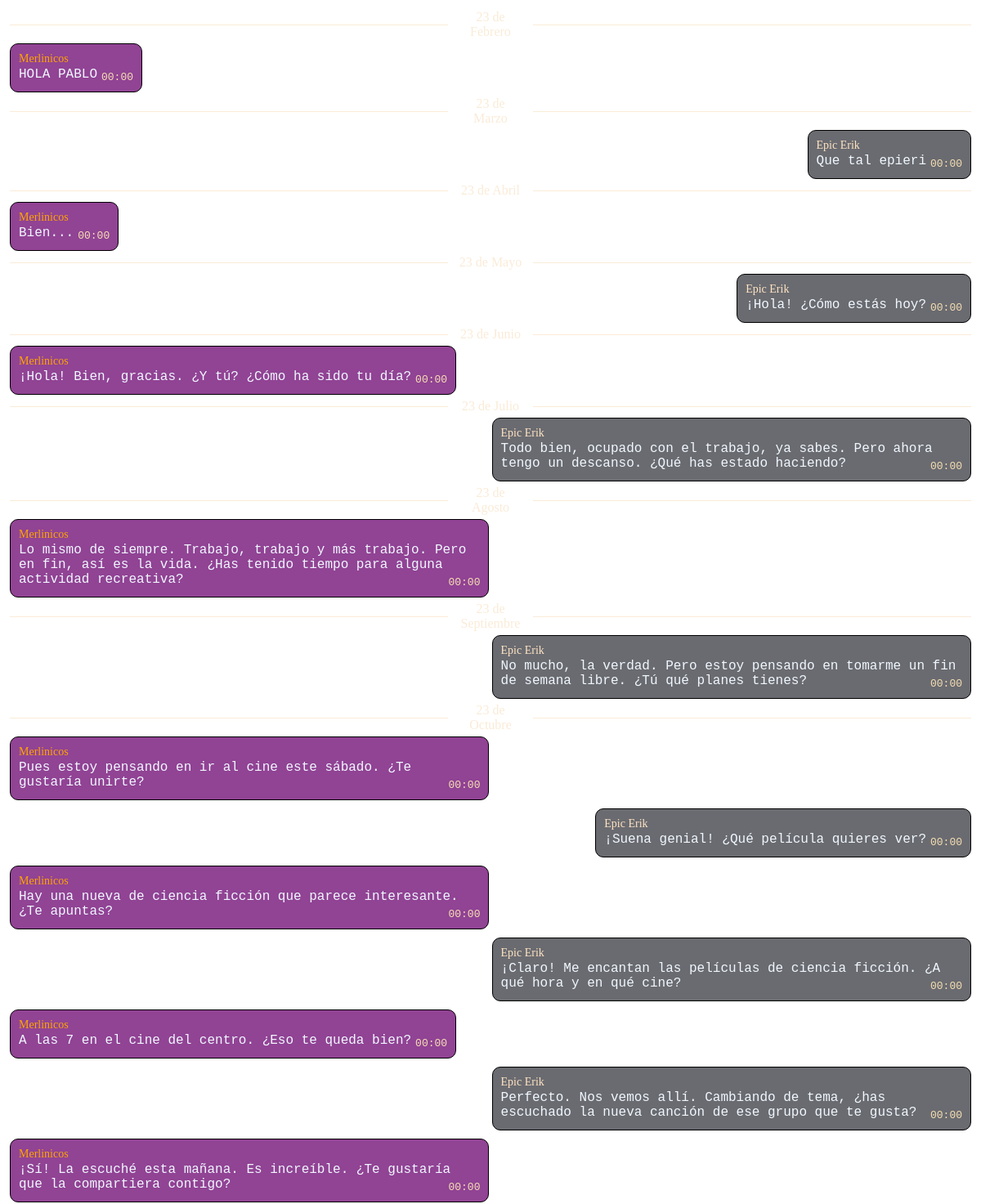
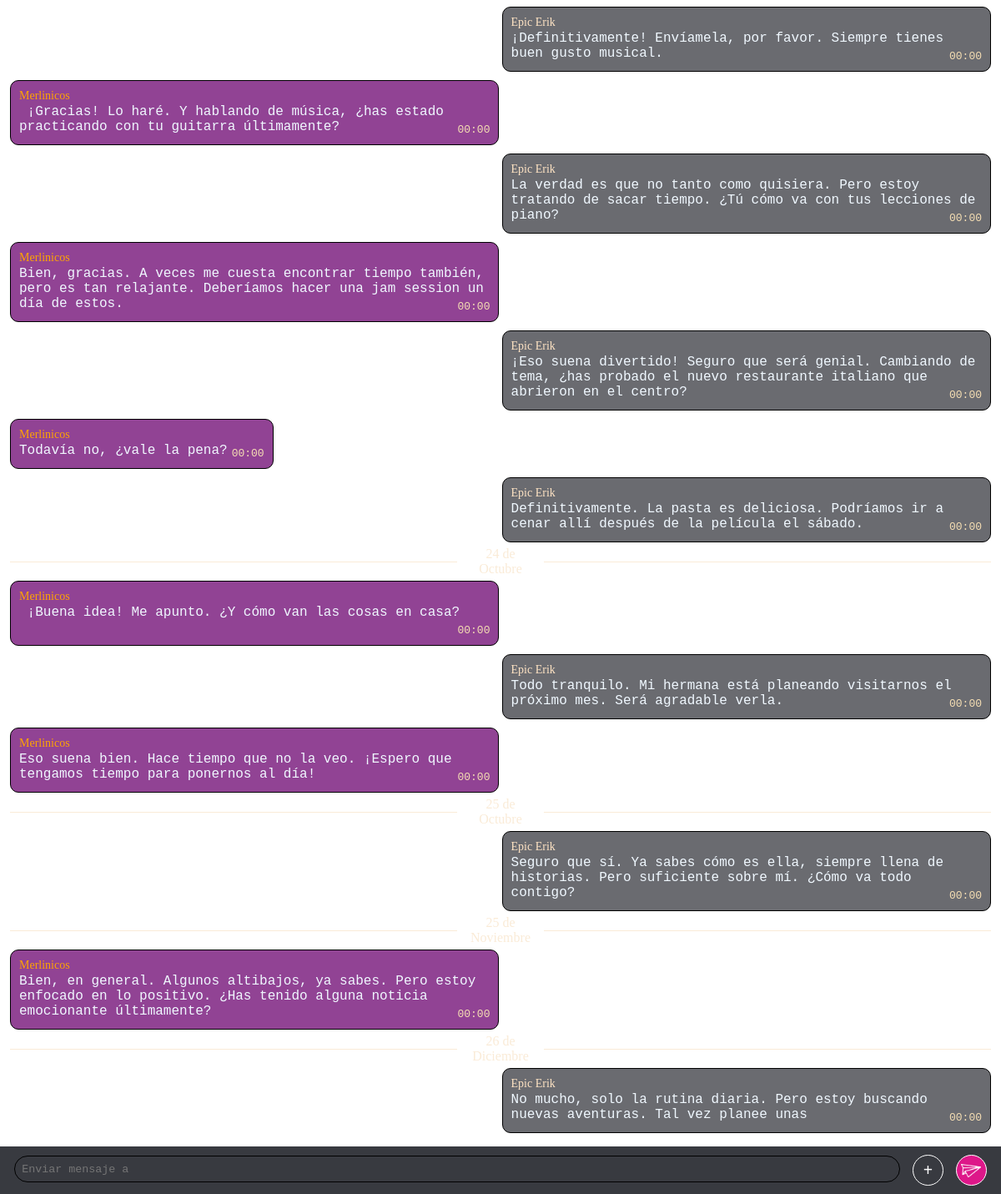
Screenshot of /pages/chat.php?conversacion=1 (signed in) with the database file from the repository (2 pictures, top to bottom).
### tables this page shows
CREATE TABLE Mensaje(
    ID_usuario int,
	Num_Mensaje int AUTO_INCREMENT,
	ID_conversacion int,
    Fecha DATETIME,
    Cuerpo varchar(600),
    Tipo varchar(20),
    foreign key (ID_usuario) references Usuario(ID_usuario) ON DELETE CASCADE,
    foreign key (ID_conversacion) references Conversacion(ID_conversacion) ON DELETE CASCADE,
    primary key(Num_Mensaje, ID_Conversacion, ID_usuario) 
);

CREATE TABLE Usuario (
    ID_usuario int AUTO_INCREMENT PRIMARY KEY,
    NombreUsuario varchar(25) UNIQUE,
	Contraseña varchar(100),
    Correo varchar(50) UNIQUE,
    Telefono varchar(9),
	Tipo varchar(25),
    rutaImagenPerfil varchar(66),
	Valoracion varchar(10)
);

### storage/classes/DbConector.php (called while the page is built, shortened)
<?php
require_once($_SERVER["DOCUMENT_ROOT"]."/storage/data.php");
class DbConector {
    private $db = "";
    private static $instance;
    public static function singleton()
    {
        if (!isset(self::$instance)) {
            self::$instance = new self();
        }
        return self::$instance;
    }
    private function __construct() {
        $this->db = new PDO($this::DB_DATA, $this::USERNAME, $this::PASSWD);
    }
    public function getUsernameFromChat($chatId, $currentUserId) {
        $consulta = $this->db->prepare("select NombreUsuario from Conversacion, Usuario where (Conversacion.ID_conversacion = :id_chat) and
        (Usuario.ID_usuario = Conversacion.ID_usuario2 or Usuario.ID_usuario = Conversacion.ID_usuario1) and
        Usuario.NombreUsuario not like (select NombreUsuario from Usuario where ID_usuario = :id_usuario)");
        $consulta->bindParam(":id_usuario", $currentUserId, PDO::PARAM_INT);
        $consulta->bindParam(":id_chat", $chatId, PDO::PARAM_INT);
        $results = $consulta->execute();
        $data = $consulta->fetch(PDO::FETCH_NUM);
        return $data[0];
    }
    public function getUsernameById($userId) {
        $consulta = $this->db->prepare("select NombreUsuario from Usuario where ID_usuario = :id_usuario");
        $consulta->bindParam(":id_usuario", $userId, PDO::PARAM_INT);
        $results = $consulta->execute();
        $data = $consulta->fetch(PDO::FETCH_NUM);
        return $data[0];
    }
    public function getMessages($idChat) {
        $consulta = $this->db->prepare("select * from Mensaje where ID_conversacion = :id_chat");
        $consulta->bindParam(":id_chat", $idChat, PDO::PARAM_INT);
        $results = $consulta->execute();
        $data = $consulta->fetchAll(PDO::FETCH_NUM);
        return $data;
    }
}
?>

### storage/data.php (called while the page is built, shortened)
<?php
require_once($_SERVER["DOCUMENT_ROOT"]."/storage/classes/DbConector.php");
require_once($_SERVER["DOCUMENT_ROOT"]."/storage/classes/CurrentUser.php");
function obtenerHoraDeFecha($fecha){
    return substr($fecha, 11,5);
}
function obtenerFechaDeMensaje($fecha){
    $date =  new DateTime(substr($fecha, 0,10));
    $mes = monthToSpanish($date->format("F"));
    return $date->format("d")." de ".$mes;
}
function monthToSpanish(string $month) {
    $palabra = "error";
    switch (strtolower($month)) {
        case "february":
            $palabra = "Febrero";
            break;
        case "march":
            $palabra = "Marzo";
            break;
        case "april":
            $palabra = "Abril";
            break;
        case "may":
            $palabra = "Mayo";
            break;
        case "june":
            $palabra = "Junio";
            break;
        case "july":
            $palabra = "Julio";
            break;
        case "august":
            $palabra = "Agosto";
            break;
        case "september":
            $palabra = "Septiembre";
            break;
        case "october":
            $palabra = "Octubre";
            break;
        case "november":
            $palabra = "Noviembre";
            break;
        case "december":
            $palabra = "Diciembre";
            break;
    }
    return $palabra;
}
?>

### storage/classes/CurrentUser.php (called while the page is built, shortened)
<?php
class CurrentUser {
    static function getConfig() {
        return $_SESSION["user"][0];
    }
}
?>

### public/pages/chat.php (the view, shortened to what this page needs)
<?php
require_once("../../storage/data.php");
$user = CurrentUser::getConfig();
$consultor = DbConector::singleton();
$fechaMensaje = 0;
$messages = $consultor->getMessages($_GET['conversacion']);
$otherUserName = $consultor->getUsernameFromChat($_GET['conversacion'], $user["ID_usuario"]);
?>
<!DOCTYPE html>
<html lang="es">
<head>
    <link rel="stylesheet" href="../styles/chat.css">
</head>
<body onload="init()">
    <div id="cuerpo">
        <div id="contenido">
            <div id="mensajes">
                <?php foreach ($messages as $key => $mensaje) { ?>
                    <?php if ($fechaMensaje != obtenerFechaDeMensaje($mensaje[3])) { ?>
                        <span class="fecha"><hr><span><?php echo obtenerFechaDeMensaje($mensaje[3])?></span><hr></span>
                        <?php $fechaMensaje = obtenerFechaDeMensaje($mensaje[3]);?>
                    <?php }?>
                    <div class="mensaje <?=($mensaje[0] == $user["ID_usuario"]) ? "propio" : "ajeno" ?>">
                        <div class="remitente"><?= $consultor->getUsernameById($mensaje[0])?></div>
                        <pre class="contenedorTexto"><?php if($mensaje[5]==="texto"){ ?><span class="texto"><?=htmlspecialchars($mensaje[4])?></span><div class="horaMensaje"><span><?=obtenerHoraDeFecha($mensaje[3])?></span></div><?php }else if($mensaje[5]==="imagen"){ ?><img class="imagen" src="<?=htmlspecialchars($mensaje[4])?>"><div class="horaImagen"><span><?=obtenerHoraDeFecha($mensaje[3])?></span></div><?php } ?></pre>
                    </div>
                <?php } ?>
            </div>
            <div id="contenedorBarraMensaje">
                <form id="formulario" method="post" action="chat.php?conversacion=<?=$_GET['conversacion'] ?>">
                    <textarea name="mensajeEscrito" placeholder="Enviar mensaje a <?=$otherUserName?>" id="cajaMensaje"></textarea>
                </form>
                <div id="enviarRecurso" class="contFuncionBarra recurso"><span class="funcionBarra">+</span></div>
                <div id="enviarMsg" class="contFuncionBarra enter"><img src="../resources/avion.png"></div>
            </div>
        </div>
    </div>
</body>
</html>

### public/styles/chat.css (style rules this page uses)
* { padding: 0px; margin: 0px; background-color: rgba(0,0,0,0); scrollbar-width: 0; }
#cuerpo { position: relative; z-index: 0; height: 100vh; width: 100%; }
#contenedorBarraMensaje { position: fixed; bottom: 0; background-color: #383A40; height: max-content; width: 100%; display: flex; align-items: center; justify-content: space-around; padding: 10px; box-sizing: border-box; }
#formulario { padding: 0px; margin: 0px; width: 90%; height: fit-content; box-sizing: border-box; }
#cajaMensaje { background-color: transparent; color: lavender; border: 1px solid black; width: 100%; padding: .5rem; height: 2rem; max-height: 6rem; border-radius: 20px; overflow: hidden; overflow-y: scroll; display: inline-block; scrollbar-width: 0; resize: none; box-sizing: border-box; }
#contenido { width: 100%; height: 100vh; overflow-x: hidden; }
#mensajes { width: 100%; box-sizing: border-box; padding: 1%; display: flex; flex-direction: column; margin-bottom: 3.5rem; }
.propio { margin-left: auto; color: bisque; }
.ajeno { margin-right: auto; color: orange; background-color: rgba(109, 4, 112, 0.75) !important; }
.mensaje { border: 1px solid black; border-radius: 10px; padding: 10px; width: fit-content; height: min-content; background-color: rgba(56, 58, 64, 0.75); max-width: 48%; margin-top: 5px; margin-bottom: 5px; position: relative; }
.contenedorTexto { white-space: pre-wrap; white-space: -moz-pre-wrap; white-space: -pre-wrap; white-space: -o-pre-wrap; word-wrap: break-word; }
.texto { color: aliceblue; height: fit-content; font-size: 16px; }
.remitente { font-size: 14px; margin-bottom: 2px; }
.horaMensaje { float: right; margin: 5px 0px 0px 5px; }
.horaMensaje > span, .horaImagen > span { color: wheat; }
.contFuncionBarra { display: inline-block; padding: 5px; border-radius: 50%; height: 25px; width: 25px; display: flex; align-items: center; justify-content: center; cursor: pointer; border: 1px solid white; }
.funcionBarra { color: white; font-weight: bolder; font-size: 20px; }
.enter { background-color: #DD1789; display: flex; align-items: center; justify-content: center; }
.enter >img { height: 16px; width: 24.64px; }
.fecha { display: flex; flex-direction: row; justify-content: center; align-items: center; text-align: center; width: 100%; gap:10px; color: antiquewhite; }
.fecha hr { height: 1px; width: 100%; border: none; background-color: antiquewhite; }
.fecha span { width: 15%; padding: 0 2px; }

### rows the page displays
mensaje: ID_usuario.NombreUsuario "Merlinicos", Cuerpo "HOLA PABLO", Fecha "00:00"
mensaje: ID_usuario.NombreUsuario "Epic Erik", Cuerpo "Que tal epieri", Fecha "00:00"
mensaje: ID_usuario.NombreUsuario "Merlinicos", Cuerpo "Bien...", Fecha "00:00"
mensaje: ID_usuario.NombreUsuario "Epic Erik", Cuerpo "¡Hola! ¿Cómo estás hoy?", Fecha "00:00"
mensaje: ID_usuario.NombreUsuario "Merlinicos", Cuerpo "¡Hola! Bien, gracias. ¿Y tú? ¿Cómo ha sido tu día?", Fecha "00:00"
mensaje: ID_usuario.NombreUsuario "Epic Erik", Cuerpo "Todo bien, ocupado con el trabajo, ya sabes. Pero ahora tengo un descanso. ¿Qué has estado haciendo?", Fecha "00:00"
mensaje: ID_usuario.NombreUsuario "Merlinicos", Cuerpo "Lo mismo de siempre. Trabajo, trabajo y más trabajo. Pero en fin, así es la vida. ¿Has tenido tiempo para alguna actividad recreativa?", Fecha "00:00"
mensaje: ID_usuario.NombreUsuario "Epic Erik", Cuerpo "No mucho, la verdad. Pero estoy pensando en tomarme un fin de semana libre. ¿Tú qué planes tienes?", Fecha "00:00"
mensaje: ID_usuario.NombreUsuario "Merlinicos", Cuerpo "Pues estoy pensando en ir al cine este sábado. ¿Te gustaría unirte?", Fecha "00:00"
mensaje: ID_usuario.NombreUsuario "Epic Erik", Cuerpo "¡Suena genial! ¿Qué película quieres ver?", Fecha "00:00"
mensaje: ID_usuario.NombreUsuario "Merlinicos", Cuerpo "Hay una nueva de ciencia ficción que parece interesante. ¿Te apuntas?", Fecha "00:00"
mensaje: ID_usuario.NombreUsuario "Epic Erik", Cuerpo "¡Claro! Me encantan las películas de ciencia ficción. ¿A qué hora y en qué cine?", Fecha "00:00"
mensaje: ID_usuario.NombreUsuario "Merlinicos", Cuerpo "A las 7 en el cine del centro. ¿Eso te queda bien?", Fecha "00:00"
mensaje: ID_usuario.NombreUsuario "Epic Erik", Cuerpo "Perfecto. Nos vemos allí. Cambiando de tema, ¿has escuchado la nueva canción de ese grupo que te gusta?", Fecha "00:00"
mensaje: ID_usuario.NombreUsuario "Merlinicos", Cuerpo "¡Sí! La escuché esta mañana. Es increíble. ¿Te gustaría que la compartiera contigo?", Fecha "00:00"
mensaje: ID_usuario.NombreUsuario "Epic Erik", Cuerpo "¡Definitivamente! Envíamela, por favor. Siempre tienes buen gusto musical.", Fecha "00:00"
mensaje: ID_usuario.NombreUsuario "Merlinicos", Cuerpo "¡Gracias! Lo haré. Y hablando de música, ¿has estado practicando con tu guitarra últimamente?", Fecha "00:00"
mensaje: ID_usuario.NombreUsuario "Epic Erik", Cuerpo "La verdad es que no tanto como quisiera. Pero estoy tratando de sacar tiempo. ¿Tú cómo va con tus lecciones de piano?", Fecha "00:00"
mensaje: ID_usuario.NombreUsuario "Merlinicos", Cuerpo "Bien, gracias. A veces me cuesta encontrar tiempo también, pero es tan relajante. Deberíamos hacer una jam session un día de estos.", Fecha "00:00"
mensaje: ID_usuario.NombreUsuario "Epic Erik", Cuerpo "¡Eso suena divertido! Seguro que será genial. Cambiando de tema, ¿has probado el nuevo restaurante italiano que abrieron en el centro?", Fecha "00:00"
mensaje: ID_usuario.NombreUsuario "Merlinicos", Cuerpo "Todavía no, ¿vale la pena?", Fecha "00:00"
mensaje: ID_usuario.NombreUsuario "Epic Erik", Cuerpo "Definitivamente. La pasta es deliciosa. Podríamos ir a cenar allí después de la película el sábado.", Fecha "00:00"
mensaje: ID_usuario.NombreUsuario "Merlinicos", Cuerpo "¡Buena idea! Me apunto. ¿Y cómo van las cosas en casa?", Fecha "00:00"
mensaje: ID_usuario.NombreUsuario "Epic Erik", Cuerpo "Todo tranquilo. Mi hermana está planeando visitarnos el próximo mes. Será agradable verla.", Fecha "00:00"
mensaje: ID_usuario.NombreUsuario "Merlinicos", Cuerpo "Eso suena bien. Hace tiempo que no la veo. ¡Espero que tengamos tiempo para ponernos al día!", Fecha "00:00"
mensaje: ID_usuario.NombreUsuario "Epic Erik", Cuerpo "Seguro que sí. Ya sabes cómo es ella, siempre llena de historias. Pero suficiente sobre mí. ¿Cómo va todo contigo?", Fecha "00:00"
mensaje: ID_usuario.NombreUsuario "Merlinicos", Cuerpo "Bien, en general. Algunos altibajos, ya sabes. Pero estoy enfocado en lo positivo. ¿Has tenido alguna noticia emocionante últimamente?", Fecha "00:00"
mensaje: ID_usuario.NombreUsuario "Epic Erik", Cuerpo "No mucho, solo la rutina diaria. Pero estoy buscando nuevas aventuras. Tal vez planee unas", Fecha "00:00"
